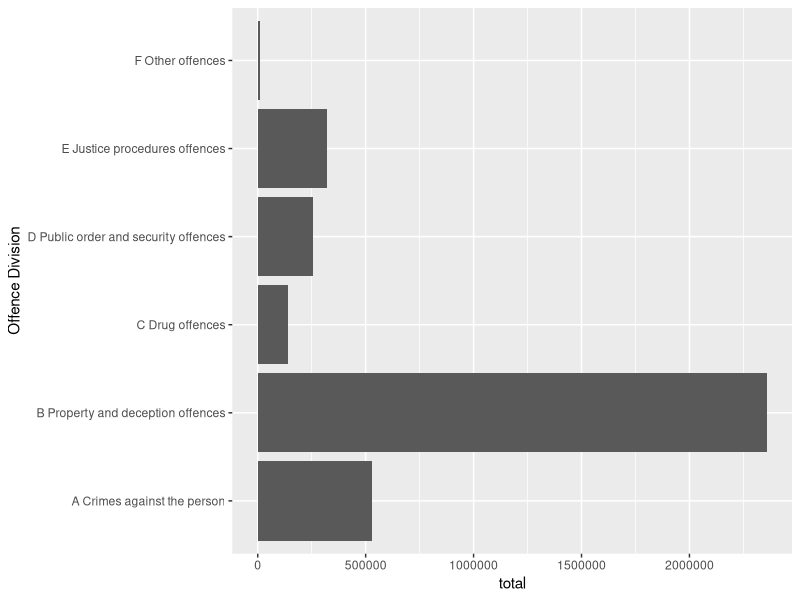

The R source for this figure:
## ---- chunk 1
knitr::opts_chunk$set(echo = TRUE)
## ---- chunk 2
library(tidyverse)
data <- read_csv("data/Data_Tables_Criminal_Incidents_Visualisation_Year_Ending_December_2019.csv")
data <- data %>% group_by(`Offence Division`) %>% summarise(total = sum(`Incidents Recorded`))
ggplot(data) + geom_col(aes(x = `Offence Division`, y = total))+ coord_flip()
## ---- chunk 3
data <- read.csv("data/Data_Tables_Criminal_Incidents_Visualisation_Year_Ending_December_2019.csv")
